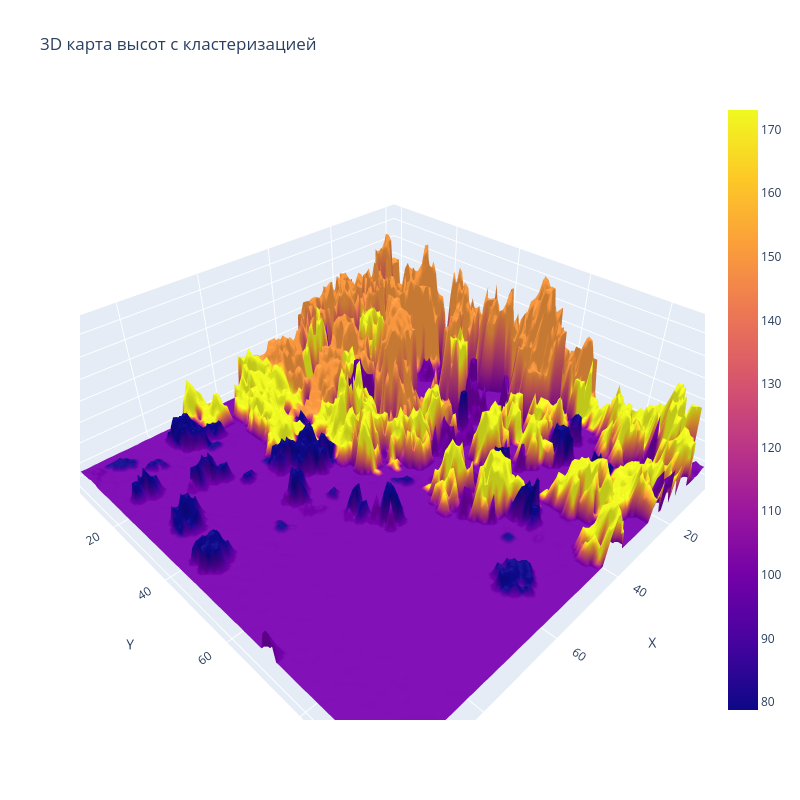

The notebook cell this image was saved under:
### Code cell
# Создание 3D карты высот
colored_chm = np.zeros((chm.shape[0], chm.shape[1], 3), dtype=np.uint8)

for (x, y), height in np.ndenumerate(chm):
    segment_label = segments[x, y]
    if segment_label == 0:
        colored_chm[x, y] = [100, 100, 100]  # Серый цвет для поверхности
    else:
        cluster = tree_metrics_df.loc[tree_metrics_df['Tree ID'] == segment_label, 'Cluster'].values[0]
        colored_chm[x, y] = cluster_colors[cluster]

# Визуализация 3D карты высот с помощью matplotlib
X, Y = np.meshgrid(np.arange(chm.shape[1]), np.arange(chm.shape[0]))
# 
# fig = plt.figure(figsize=(12, 8))
# ax = fig.add_subplot(111, projection='3d')
# ax.plot_surface(X, Y, chm, facecolors=colored_chm/255, rstride=1, cstride=1, shade=False)
# ax.set_title('3D карта высот с кластеризацией')
# ax.set_xlabel('X')
# ax.set_ylabel('Y')
# ax.set_zlabel('Height')
# plt.show()

# Визуализация 3D карты высот с помощью plotly
fig = go.Figure(data=[go.Surface(z=chm, surfacecolor=np.dot(colored_chm[...,:3], [0.2989, 0.5870, 0.1140]))])
fig.update_layout(title='3D карта высот с кластеризацией', autosize=False,
                  scene=dict(xaxis_title='X', yaxis_title='Y', zaxis_title='Height'),
                  width=800, height=800)
fig.show()

# Выводим результирующую таблицу
filtered_metrics_df = tree_metrics_df[tree_metrics_df['Cluster'].isin([tree_cluster, shrub_cluster, grass_cluster])]
# print(filtered_metrics_df)

### Figure 1 — Plotly figure (JSON) as saved in the notebook; plotly's stock layout.template omitted (floating-point values rounded to 4 significant figures; data arrays with more than 128 entries replaced by an {"elided": "..."} marker saying what was removed)
{"data": [{"surfacecolor": {"elided": "98x99 float values"}, "z": {"elided": "98x99 float values"}, "type": "surface"}], "layout": {"title": {"text": "3D карта высот с кластеризацией"}, "autosize": false, "scene": {"xaxis": {"title": {"text": "X"}}, "yaxis": {"title": {"text": "Y"}}, "zaxis": {"title": {"text": "Height"}}}, "width": 800, "height": 800}}
